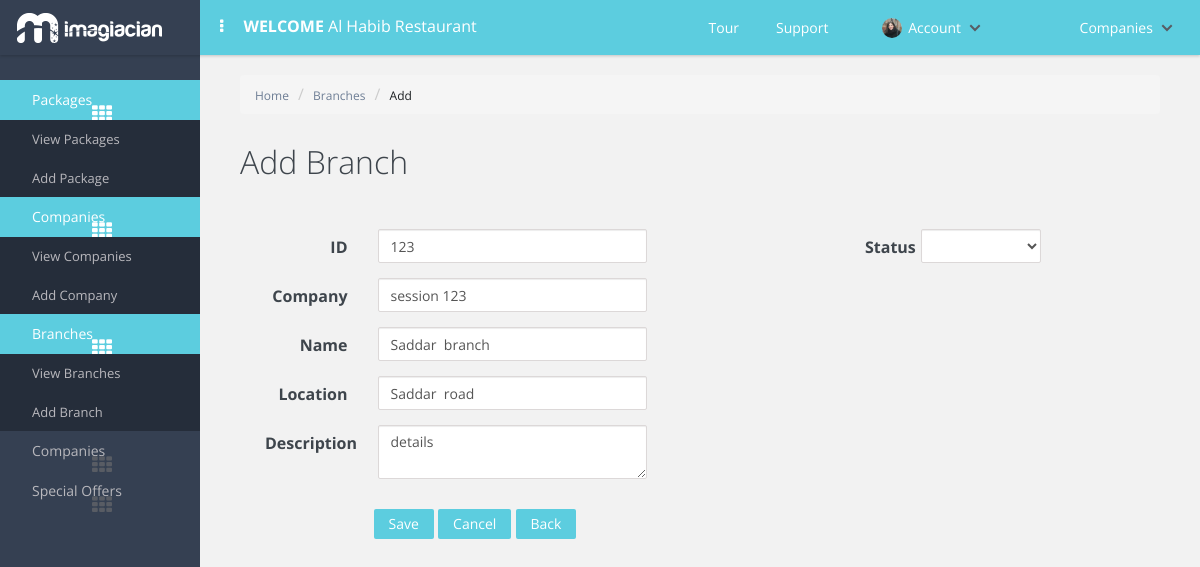
The app's page /add_branch.php?id=1 (signed in) with its own data.
### tables this page shows
CREATE TABLE `branches` (
  `branch_id` int(11) NOT NULL AUTO_INCREMENT,
  `branch_company_id` varchar(32) NOT NULL,
  `branch_code` varchar(32) NOT NULL,
  `branch_name` varchar(32) NOT NULL,
  `branch_location` varchar(32) NOT NULL,
  `branch_detail` text NOT NULL,
  `branch_status` varchar(32) NOT NULL,
  PRIMARY KEY (`branch_id`)
);

### common/class.database.php (called while the page is built, shortened)
<?php
class Database {
    public $_DB;
    public $_query;
    public $_where = array();
    public $_select = array();
    public $_action;
    public $_table;
    public $_force_select_all = false;
    public function __construct() {
        try {
            $this->_DB = new PDO('mysql:host=' . DB_HOST . ';dbname=' . DB_NAME, DB_USER, DB_PASS);
            $this->_DB->setAttribute(PDO::ATTR_ERRMODE, PDO::ERRMODE_EXCEPTION);
        } catch (PDOException $e) {
            echo 'ERROR: ' . $e->getMessage();
        }
    }
    public function where($column_name, $value, $operator = '=') {
        $this->_where[$column_name] = array();
        $this->_where[$column_name][] = $value;
        $this->_where[$column_name][] = $operator;
    }
    public function query($query) {
        try {
            $this->_query = $this->_DB->prepare(filter_var($query, FILTER_SANITIZE_STRING));
            $this->bind_results();
            $this->_query->execute();
            $this->_where = array();
            $this->_select = array();
        } catch (PDOException $e) {
            $er = $e->errorInfo;
            echo '<p style="font-family:arial; background:#F00; position:absolute; z-index:10000; color:#FFF; padding:5px;">ERROR: ' . $er[2] . '</p>';
        }
    }
    public function bind_results() {
        if (!empty($this->_where)) {
            $ci = 0;
            foreach ($this->_where as $c => $value) {
                $ci++;
                if (is_array($value[0])) {
                    foreach ($value[0] as $rkey => $rvalue) {
                        $this->_query->bindValue(':' . $c.($ci+$rkey), $rvalue, $this->get_type($rvalue));
                    }
                }else{
                    $this->_query->bindValue(':' . $c.$ci, $value[0], $this->get_type($value[0]));
                }
            }
        }
    }
    public function get_type($value) {
        if (is_int($value)) {
            $param = PDO::PARAM_INT;
        } elseif (is_bool($value)) {
            $param = PDO::PARAM_BOOL;
        } elseif (is_null($value)) {
            $param = PDO::PARAM_NULL;
        } elseif (is_string($value)) {
            $param = PDO::PARAM_STR;
        } else {
            $param = FALSE;
        }
        return $param;
    }
    public function build_query() {
        $query = $this->_action;
        if ($this->_action == 'SELECT') {
            if (!empty($this->_select)) {
                if ($this->_force_select_all == true) {
                    $query .= ' *,';
                }
                foreach ($this->_select as $column_name => $name) {
                    $query .=' ' . $column_name . ' as ' . $name . ', ';
                }
            } else {
                $query .= ' *';
            }
            $query = rtrim($query, ', ');
        }
        if ($this->_action != 'UPDATE' && $this->_action != 'INSERT') {
            $query .= ' FROM ';
        }
        $query .= $this->_table;
        if (!empty($this->_where)) {
            $query .= ' WHERE ';
            $columns = array();
            $ci = 0;
            foreach ($this->_where as $c => $v) {
                $cn = $c;
                $ci++;
                if ($v[1] == 'BETWEEN') {
                    $columns[] = $cn . ' ' . $v[1] . ' :' . $c.$ci . ' and :' . $c.($ci+1);
                }elseif($v[1] == 'IN'){
                    $columns[] = $cn . ' IN ' . $v[0];
                }else{
                    $columns[] = $cn . ' ' . $v[1] . ' :' . $c.$ci;
                }
            }
            $query .= implode(' AND ', $columns);
        }
        $this->query($query);
    }
    public function result($fetch_type = PDO::FETCH_OBJ) {
        return $this->_query->fetch($fetch_type);
    }
    public function from($table_name, $num_rows = NULL) {
        $this->_action = 'SELECT';
        $this->_table = $table_name;
        $this->build_query();
    }
}

### classes/class.branch.php (called while the page is built, shortened)
<?php
class branch extends database
{
	private $table_name;
	function __construct()
	{
		$this->table_name = 'branches';
	}
	public function get_branches($ID = NULL)
	{
		if (isset($ID)) {
			$this->from($this->table_name);
			return $this->result();
		}
		else {
			$this->from($this->table_name);
			return $this->all_results();
		}
	}
}
 ?>

### add_branch.php (the view, shortened to what this page needs)
<?php include 'includes/header.php'; ?>
<div class="container-fluide">
	<ul class="breadcrumb">
	    <li><a href="#">Home</a></li>
	    <li><a href="view_branch.php">Branches</a></li>
	    <li><a class="active" href="#" >Add</a></li>
	</ul>
<div class="page-heading">
	<h1>Add Branch</h1>
</div>
<div class="form-container">
<?php
	$branch = new branch();
	$ID = (isset($_GET['id']))? $_GET['id'] : NULL;
			if (isset($ID)) {
				$branch_result = $branch->get_branches($ID);
			}
?>
<form class="form-horizontal" action="" method="post">
	<div class="col-sm-6">
		  <div class="form-group">
		    <label for="branch_code" class="col-sm-3 control-label">ID</label>
		    <div class="col-sm-8">
		      <input type="text" class="form-control" name="branch_code" id="branch_code" value="<?php echo (isset($ID))? $branch_result->branch_code : '123' ?>" placeholder="Id" readonly>
		    </div>
		  </div>
		  <div class="form-group">
		    <label for="branch_company_id" class="col-sm-3 control-label">Company</label>
		    <div class="col-sm-8">
		      <input type="text" class="form-control" name="branch_company_id" id="branch_company_id" value="<?php echo (isset($ID))? $branch_result->branch_company_id : 'session 123' ?>" placeholder="Company id" readonly>
		    </div>
		    </div>
		  <div class="form-group">
		    <label for="branch_name" class="col-sm-3 control-label">Name</label>
		    <div class="col-sm-8">
		      <input type="text" class="form-control" name="branch_name" id="branch_name" value="<?php echo (isset($ID))? $branch_result->branch_name : '' ?>" placeholder="Name" required>
		    </div>
		    </div>
		<div class="form-group">
		    <label for="branch_location" class="col-sm-3 control-label">Location</label>
		    <div class="col-sm-8">
		      <input type="text" class="form-control" name="branch_location" id="branch_location" value="<?php echo (isset($ID))? $branch_result->branch_location : '' ?>" placeholder="Location">
		    </div>
		  </div>
		  <div class="form-group">
		    <label for="branch_detail" class="col-sm-3 control-label">Description</label>
		    <div class="col-sm-8">
		      <textarea class="form-control" id="branch_detail" name="branch_detail" placeholder="Details"><?php echo (isset($ID))? $branch_result->branch_detail : '' ?></textarea>
		    </div>
		  </div>
		  <div class="col-sm-offset-3 form-group btn-container ">
			  <input type="submit" name="add_branch" class="btn btn-primary" value="Save">
			  <input type="reset" class="btn btn-primary" value="Cancel">
			  <button  class="btn btn-primary">Back</button>
		  </div>
	</div>
    <div class="col-sm-3 col-sm-offset-2">
	  	 <div class="form-group">
		    <label for="branch_status" class="col-sm-3 control-label">Status</label>
		    <div class="col-sm-8">
		      <select class="form-control" id="branch_status" name="branch_status"  required>
				</select>
		    </div>
		  </div>
	</div>
 </form>
</div>
	</div>
<?php include 'includes/footer.php'; ?>

### assets/codyhouse-menu/css/style.css (style rules this page uses)
*, *::after, *::before { box-sizing: border-box; }
html { font-size: 62.5%; }
body { font-size: 1.6rem; font-family: "Open Sans", sans-serif; color: #3e454c; background-color: #ffffff; }
body::after { clear: both; content: ""; display: table; }
a { color: #1784c7; text-decoration: none; }
input { font-family: "Open Sans", sans-serif; font-size: 1.6rem; }
.cd-main-content .content-wrapper h1 { text-align: center; padding: 3em 0; font-size: 2rem; }
@media only screen and (min-width: 768px) { .cd-main-content .content-wrapper h1 { padding: 4em 0; font-size: 3.2rem; font-weight: 300; } }

### assets/css/main-styles.css (style rules this page uses)
.breadcrumb a { color: #6e7e95; font-size: 12px; }
.breadcrumb .active { color: #1C1F22!important; }
body { background-color: #f2f2f2; }
.form-container { padding: 30px 10px; margin: auto; }
.btn-container { text-align: center; }
.btn-container .btn { border-radius: 2px; background: #5CCDDF; border: 0px; padding: 5px 15px; margin-top: 15px; }
.form-container .form-control { border: 1px solid #DCD8D8; border-radius: 2px; }
.form-control[disabled], .form-control[readonly], fieldset[disabled] .form-control { background-color: white!important; }
.page-heading h1 { text-align: left!important; padding: 10px 0px!important; }

### records on screen
branches: branch_code "123", branch_company_id "session 123", branch_name "Saddar branch", branch_location "Saddar road", branch_detail "details"
